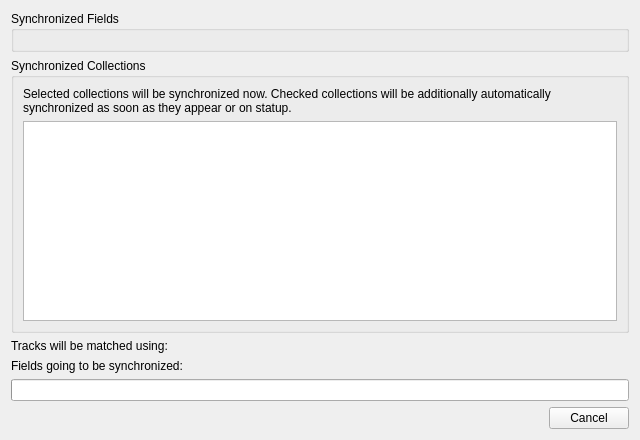
<?xml version="1.0" encoding="UTF-8"?>
<ui version="4.0">
 <class>ChooseProvidersPage</class>
 <widget class="QWidget" name="ChooseProvidersPage">
  <property name="geometry">
   <rect>
    <x>0</x>
    <y>0</y>
    <width>640</width>
    <height>440</height>
   </rect>
  </property>
  <property name="windowTitle">
   <string>Form</string>
  </property>
  <layout class="QVBoxLayout" name="verticalLayout">
   <item>
    <widget class="QGroupBox" name="fieldsBox">
     <property name="title">
      <string>Synchronized Fields</string>
     </property>
     <layout class="QHBoxLayout" name="horizontalLayout"/>
    </widget>
   </item>
   <item>
    <widget class="QGroupBox" name="providersBox">
     <property name="title">
      <string>Synchronized Collections</string>
     </property>
     <layout class="QVBoxLayout" name="verticalLayout_3">
      <item>
       <widget class="QLabel" name="providersLabel">
        <property name="text">
         <string>Selected collections will be synchronized now. Checked collections will be additionally automatically synchronized as soon as they appear or on statup.</string>
        </property>
        <property name="wordWrap">
         <bool>true</bool>
        </property>
       </widget>
      </item>
      <item>
       <widget class="QListView" name="providersView">
        <property name="selectionMode">
         <enum>QAbstractItemView::MultiSelection</enum>
        </property>
        <property name="iconSize">
         <size>
          <width>48</width>
          <height>48</height>
         </size>
        </property>
       </widget>
      </item>
     </layout>
    </widget>
   </item>
   <item>
    <widget class="QLabel" name="matchLabel">
     <property name="text">
      <string notr="true">Tracks will be matched using: &lt;placeholder&gt;</string>
     </property>
     <property name="wordWrap">
      <bool>true</bool>
     </property>
    </widget>
   </item>
   <item>
    <widget class="QLabel" name="synchronizedLabel">
     <property name="text">
      <string notr="true">Fields going to be synchronized: &lt;placeholder&gt;</string>
     </property>
     <property name="wordWrap">
      <bool>true</bool>
     </property>
    </widget>
   </item>
   <item>
    <widget class="QProgressBar" name="progressBar">
     <property name="format">
      <string notr="true"/>
     </property>
    </widget>
   </item>
   <item>
    <widget class="KDialogButtonBox" name="buttonBox">
     <property name="standardButtons">
      <set>QDialogButtonBox::Cancel</set>
     </property>
    </widget>
   </item>
  </layout>
 </widget>
 <customwidgets>
  <customwidget>
   <class>KDialogButtonBox</class>
   <extends>QDialogButtonBox</extends>
   <header>kdialogbuttonbox.h</header>
  </customwidget>
 </customwidgets>
 <resources/>
 <connections/>
</ui>
